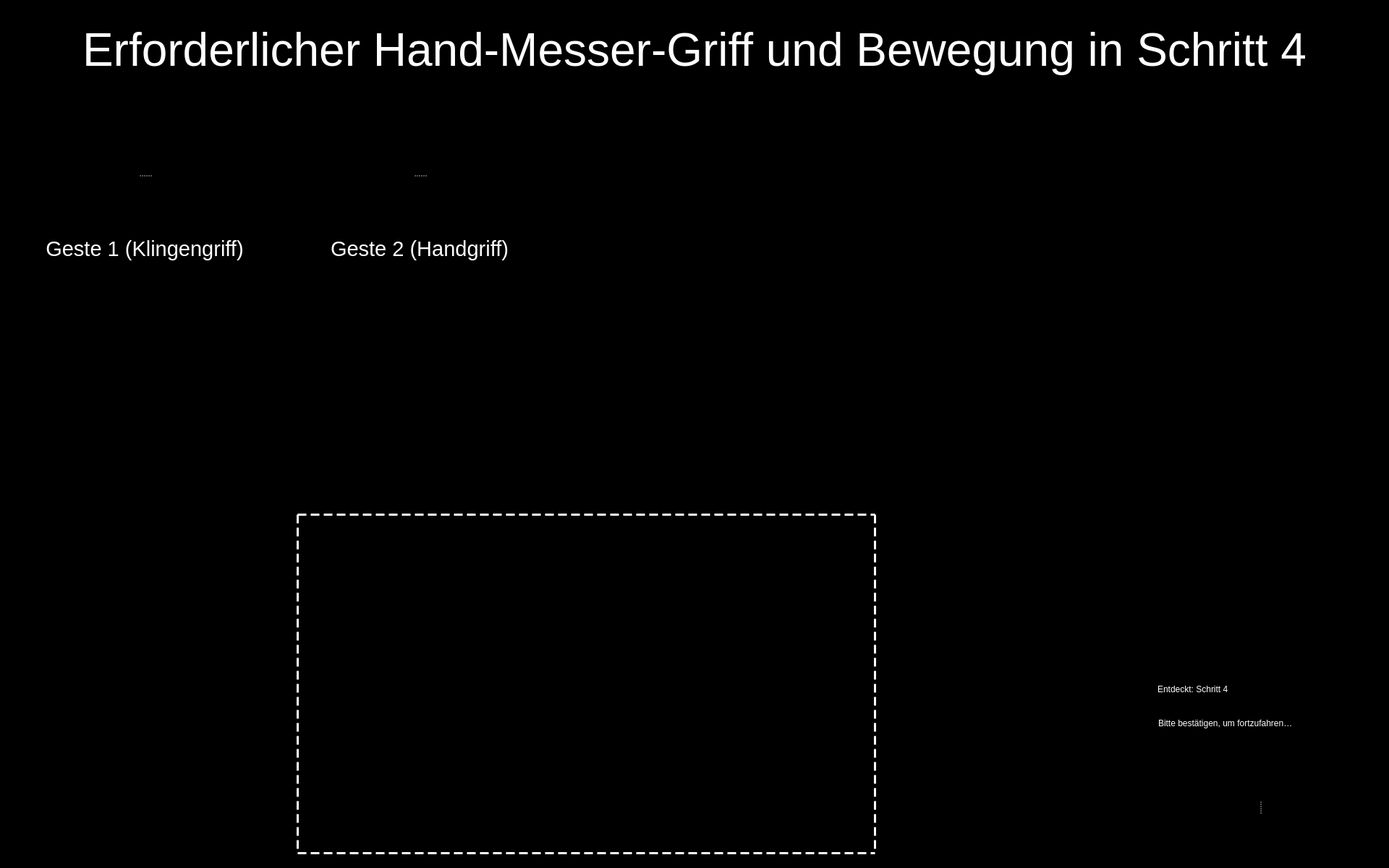
<?xml version="1.0" encoding="UTF-8"?>
<ui version="4.0">
 <class>Entry_Step_4_UI</class>
 <widget class="QWidget" name="Entry_Step_4_UI">
  <property name="windowModality">
   <enum>Qt::WindowModal</enum>
  </property>
  <property name="enabled">
   <bool>true</bool>
  </property>
  <property name="geometry">
   <rect>
    <x>0</x>
    <y>0</y>
    <width>1920</width>
    <height>1200</height>
   </rect>
  </property>
  <property name="sizePolicy">
   <sizepolicy hsizetype="Preferred" vsizetype="Preferred">
    <horstretch>0</horstretch>
    <verstretch>0</verstretch>
   </sizepolicy>
  </property>
  <property name="minimumSize">
   <size>
    <width>0</width>
    <height>0</height>
   </size>
  </property>
  <property name="maximumSize">
   <size>
    <width>1920</width>
    <height>1200</height>
   </size>
  </property>
  <property name="windowTitle">
   <string>Food Assist</string>
  </property>
  <property name="windowOpacity">
   <double>1.000000000000000</double>
  </property>
  <property name="styleSheet">
   <string notr="true">background-color: rgb(0, 0, 0);</string>
  </property>
  <widget class="QLabel" name="img_detected_step4">
   <property name="geometry">
    <rect>
     <x>1430</x>
     <y>430</y>
     <width>471</width>
     <height>461</height>
    </rect>
   </property>
   <property name="frameShape">
    <enum>QFrame::NoFrame</enum>
   </property>
   <property name="text">
    <string/>
   </property>
   <property name="pixmap">
    <pixmap resource="resources/res.qrc">:/detected steps/Detected Step4.png</pixmap>
   </property>
   <property name="scaledContents">
    <bool>true</bool>
   </property>
  </widget>
  <widget class="QLabel" name="label_9">
   <property name="geometry">
    <rect>
     <x>410</x>
     <y>710</y>
     <width>801</width>
     <height>471</height>
    </rect>
   </property>
   <property name="styleSheet">
    <string notr="true">border :3px solid white;
border-style : dashed;
background-color: rgb(0, 0, 0, 0);</string>
   </property>
   <property name="text">
    <string/>
   </property>
  </widget>
  <widget class="QWidget" name="widget_2" native="true">
   <property name="geometry">
    <rect>
     <x>1559</x>
     <y>1030</y>
     <width>361</width>
     <height>161</height>
    </rect>
   </property>
   <property name="styleSheet">
    <string notr="true">background-color: rgb(0,0,0);</string>
   </property>
   <widget class="QSplitter" name="splitter">
    <property name="geometry">
     <rect>
      <x>10</x>
      <y>10</y>
      <width>345</width>
      <height>150</height>
     </rect>
    </property>
    <property name="frameShape">
     <enum>QFrame::NoFrame</enum>
    </property>
    <property name="frameShadow">
     <enum>QFrame::Plain</enum>
    </property>
    <property name="lineWidth">
     <number>0</number>
    </property>
    <property name="orientation">
     <enum>Qt::Horizontal</enum>
    </property>
    <property name="opaqueResize">
     <bool>false</bool>
    </property>
    <property name="handleWidth">
     <number>45</number>
    </property>
    <property name="childrenCollapsible">
     <bool>false</bool>
    </property>
    <widget class="QPushButton" name="button_yes">
     <property name="enabled">
      <bool>true</bool>
     </property>
     <property name="minimumSize">
      <size>
       <width>81</width>
       <height>81</height>
      </size>
     </property>
     <property name="maximumSize">
      <size>
       <width>150</width>
       <height>150</height>
      </size>
     </property>
     <property name="cursor">
      <cursorShape>OpenHandCursor</cursorShape>
     </property>
     <property name="focusPolicy">
      <enum>Qt::WheelFocus</enum>
     </property>
     <property name="contextMenuPolicy">
      <enum>Qt::DefaultContextMenu</enum>
     </property>
     <property name="icon">
      <iconset resource="resources/res.qrc">
       <normaloff>:/buttons/Button Yes.svg</normaloff>:/buttons/Button Yes.svg</iconset>
     </property>
     <property name="iconSize">
      <size>
       <width>144</width>
       <height>144</height>
      </size>
     </property>
     <property name="autoDefault">
      <bool>false</bool>
     </property>
     <property name="default">
      <bool>false</bool>
     </property>
     <property name="flat">
      <bool>true</bool>
     </property>
    </widget>
    <widget class="QPushButton" name="button_no">
     <property name="enabled">
      <bool>true</bool>
     </property>
     <property name="minimumSize">
      <size>
       <width>81</width>
       <height>81</height>
      </size>
     </property>
     <property name="maximumSize">
      <size>
       <width>150</width>
       <height>150</height>
      </size>
     </property>
     <property name="cursor">
      <cursorShape>OpenHandCursor</cursorShape>
     </property>
     <property name="focusPolicy">
      <enum>Qt::WheelFocus</enum>
     </property>
     <property name="contextMenuPolicy">
      <enum>Qt::DefaultContextMenu</enum>
     </property>
     <property name="icon">
      <iconset resource="resources/res.qrc">
       <normaloff>:/buttons/Button No.svg</normaloff>:/buttons/Button No.svg</iconset>
     </property>
     <property name="iconSize">
      <size>
       <width>144</width>
       <height>144</height>
      </size>
     </property>
     <property name="autoDefault">
      <bool>false</bool>
     </property>
     <property name="default">
      <bool>false</bool>
     </property>
     <property name="flat">
      <bool>true</bool>
     </property>
    </widget>
   </widget>
  </widget>
  <widget class="QSplitter" name="splitter_3">
   <property name="geometry">
    <rect>
     <x>420</x>
     <y>160</y>
     <width>320</width>
     <height>282</height>
    </rect>
   </property>
   <property name="orientation">
    <enum>Qt::Vertical</enum>
   </property>
   <widget class="QLabel" name="image_required_2">
    <property name="maximumSize">
     <size>
      <width>320</width>
      <height>240</height>
     </size>
    </property>
    <property name="text">
     <string/>
    </property>
    <property name="pixmap">
     <pixmap resource="resources/res.qrc">:/img/right_step4_gesture2.png</pixmap>
    </property>
    <property name="scaledContents">
     <bool>true</bool>
    </property>
   </widget>
   <widget class="QLabel" name="text_required_2">
    <property name="font">
     <font>
      <family>Arial</family>
      <pointsize>22</pointsize>
      <weight>9</weight>
      <italic>false</italic>
      <bold>false</bold>
     </font>
    </property>
    <property name="styleSheet">
     <string notr="true">font: 75 22pt &quot;Arial&quot;;
color: rgb(255, 255, 255);</string>
    </property>
    <property name="text">
     <string>Geste 2 (Handgriff)</string>
    </property>
    <property name="textFormat">
     <enum>Qt::PlainText</enum>
    </property>
    <property name="alignment">
     <set>Qt::AlignCenter</set>
    </property>
    <property name="wordWrap">
     <bool>true</bool>
    </property>
   </widget>
  </widget>
  <widget class="QSplitter" name="splitter_2">
   <property name="geometry">
    <rect>
     <x>40</x>
     <y>160</y>
     <width>320</width>
     <height>282</height>
    </rect>
   </property>
   <property name="orientation">
    <enum>Qt::Vertical</enum>
   </property>
   <widget class="QLabel" name="image_required_1">
    <property name="maximumSize">
     <size>
      <width>320</width>
      <height>240</height>
     </size>
    </property>
    <property name="text">
     <string/>
    </property>
    <property name="pixmap">
     <pixmap resource="resources/res.qrc">:/img/right_step4_gesture1.png</pixmap>
    </property>
    <property name="scaledContents">
     <bool>true</bool>
    </property>
   </widget>
   <widget class="QLabel" name="text_required_1">
    <property name="font">
     <font>
      <family>Arial</family>
      <pointsize>22</pointsize>
      <weight>9</weight>
      <italic>false</italic>
      <bold>false</bold>
     </font>
    </property>
    <property name="styleSheet">
     <string notr="true">font: 75 22pt &quot;Arial&quot;;
color: rgb(255, 255, 255);</string>
    </property>
    <property name="text">
     <string>Geste 1 (Klingengriff)</string>
    </property>
    <property name="textFormat">
     <enum>Qt::PlainText</enum>
    </property>
    <property name="alignment">
     <set>Qt::AlignCenter</set>
    </property>
    <property name="wordWrap">
     <bool>true</bool>
    </property>
   </widget>
  </widget>
  <widget class="QLabel" name="label_text_1">
   <property name="geometry">
    <rect>
     <x>40</x>
     <y>20</y>
     <width>1840</width>
     <height>100</height>
    </rect>
   </property>
   <property name="font">
    <font>
     <family>Arial</family>
     <pointsize>48</pointsize>
     <weight>9</weight>
     <italic>false</italic>
     <bold>false</bold>
    </font>
   </property>
   <property name="styleSheet">
    <string notr="true">font: 75 48pt &quot;Arial&quot;;
color: rgb(255, 255, 255);</string>
   </property>
   <property name="text">
    <string>Erforderlicher Hand-Messer-Griff und Bewegung in Schritt 4</string>
   </property>
   <property name="textFormat">
    <enum>Qt::RichText</enum>
   </property>
   <property name="alignment">
    <set>Qt::AlignCenter</set>
   </property>
   <property name="wordWrap">
    <bool>true</bool>
   </property>
  </widget>
  <widget class="QWidget" name="widget" native="true">
   <property name="geometry">
    <rect>
     <x>1540</x>
     <y>930</y>
     <width>371</width>
     <height>91</height>
    </rect>
   </property>
   <property name="styleSheet">
    <string notr="true">background-color: rgb(0, 0, 0);</string>
   </property>
   <widget class="QLabel" name="label">
    <property name="geometry">
     <rect>
      <x>10</x>
      <y>0</y>
      <width>41</width>
      <height>51</height>
     </rect>
    </property>
    <property name="styleSheet">
     <string notr="true"/>
    </property>
    <property name="text">
     <string/>
    </property>
    <property name="pixmap">
     <pixmap resource="resources/res.qrc">:/img/Icon Detected.svg</pixmap>
    </property>
    <property name="alignment">
     <set>Qt::AlignRight|Qt::AlignTrailing|Qt::AlignVCenter</set>
    </property>
   </widget>
   <widget class="QLabel" name="label_2">
    <property name="geometry">
     <rect>
      <x>60</x>
      <y>3</y>
      <width>311</width>
      <height>40</height>
     </rect>
    </property>
    <property name="styleSheet">
     <string notr="true">font: 75 28pt &quot;Arial&quot;;
color: rgb(255, 255, 255);</string>
    </property>
    <property name="text">
     <string>Entdeckt: Schritt 4</string>
    </property>
    <property name="textFormat">
     <enum>Qt::RichText</enum>
    </property>
   </widget>
   <widget class="QLabel" name="label_3">
    <property name="geometry">
     <rect>
      <x>61</x>
      <y>54</y>
      <width>321</width>
      <height>31</height>
     </rect>
    </property>
    <property name="styleSheet">
     <string notr="true">font: 14pt &quot;Arial&quot;;
color: rgb(255, 255, 255)</string>
    </property>
    <property name="text">
     <string>Bitte bestätigen, um fortzufahren…</string>
    </property>
   </widget>
  </widget>
 </widget>
 <resources>
  <include location="resources/res.qrc"/>
 </resources>
 <connections/>
</ui>
